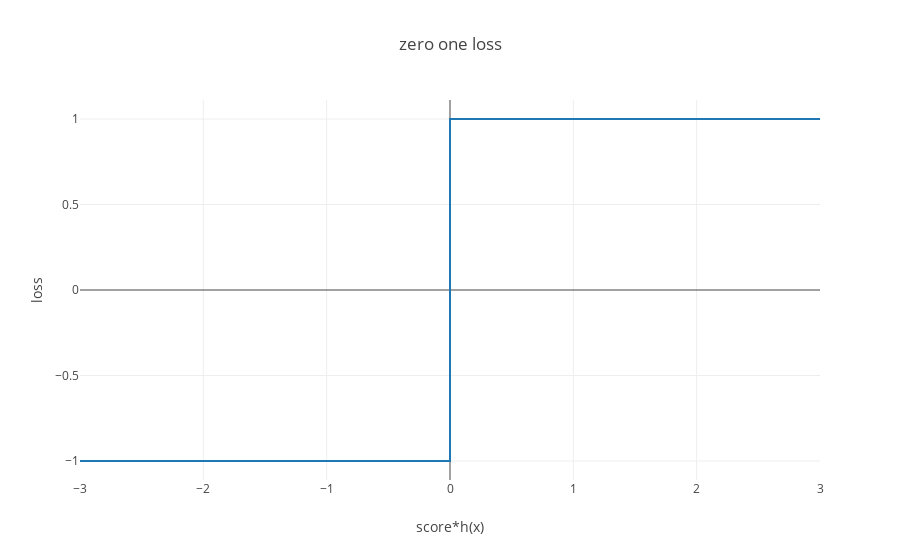

Write notebook code for a chart like this one.
### Markdown cell above
Let's compare our logistic loss plot with our zero one loss plot.

### Code cell
composite_scores = [-3, -2, -1, 0, 0, 1, 2, 3]
losses = [-1, -1, -1, -1, 1, 1, 1, 1]
zero_one_trace = trace_values(composite_scores, losses, mode = 'lines', name = 'zero one loss')
plot([zero_one_trace], layout = {'title': 'zero one loss', 'xaxis': {'title': 'score*h(x)'}, 'yaxis': {'title': 'loss'}})

### Figure 1 — Plotly figure (JSON) as saved in the notebook; plotly's stock layout.template omitted (floating-point values rounded to 4 significant figures)
{"data": [{"mode": "lines", "name": "zero one loss", "text": [], "type": "scatter", "uid": "230b6a17-ce6d-41fd-9283-3bc73c057425", "x": [-3, -2, -1, 0, 0, 1, 2, 3], "y": [-1, -1, -1, -1, 1, 1, 1, 1]}], "layout": {"autosize": true, "title": {"text": "zero one loss"}, "xaxis": {"autorange": true, "range": [-3, 3], "title": {"text": "score*h(x)"}, "type": "linear"}, "yaxis": {"autorange": true, "range": [-1.111, 1.111], "title": {"text": "loss"}, "type": "linear"}}}
